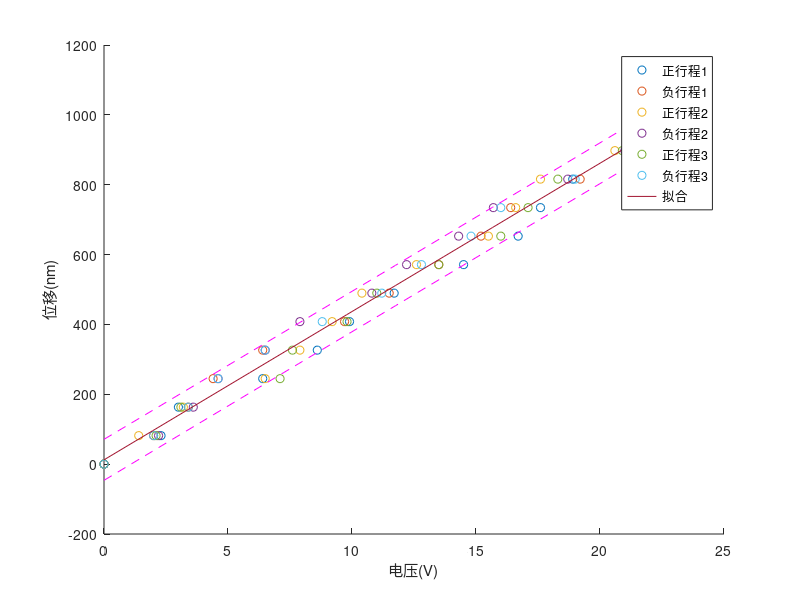

The MATLAB source for this figure:
% 该文件用于处理数据，详情查看README文件
clc;
clear;

% 波长
lamuda = 652.8;

%记录数据
x11 = [0,2.3,3.0,6.4,8.6,9.9,11.7,14.5,16.7,17.6,18.9,21.7,23.5];%正行程位移变化时电压
x12 = [0,2.0,3.4,4.4,6.4,9.7,11.5,13.5,15.2,16.4,19.2,21.5,23.3];%负行程位移变化时电压

x21 = [0,1.4,3.2,6.5,7.9,9.2,10.4,12.6,15.5,16.6,17.6,20.6,22.3];%正行程位移变化时电压
x22 = [0,2.2,3.6,4.6,6.5,7.9,10.8,12.2,14.3,15.7,18.7,21,22.3];%负行程位移变化时电压

x31 = [0,2.1,3.1,7.1,7.6,9.8,11.0,13.5,16.0,17.1,18.3,20.9,22.5];
x32 = [0,2.0,3.4,4.6,6.5,8.8,11.2,12.8,14.8,16.0,19.0,21.3,22.5];

x = (0:x11(1,13)/12:x11(1,13));
y = lamuda/8*(0:1:12); %计算测量出的理论位移

%曲线拟合
[p1,S1] = polyfit([x11,x12,x21,x22,x31,x32],[y,y,y,y,y,y],1);
[y_fit,delta] = polyval(p1,x,S1);
corrcoef([x11,x12,x21,x22,x31,x32],[y,y,y,y,y,y])%计算相关系数并输出

% 画第1次测量曲线
hold on;
plot(x11,y,'o');
plot(x12,y,'o');
plot(x21,y,'o');
plot(x22,y,'o');
plot(x31,y,'o');
plot(x32,y,'o');
plot(x,y_fit);
plot(x,y_fit+2*delta,'m--',x,y_fit-2*delta,'m--')
legend('正行程1','负行程1','正行程2','负行程2','正行程3','负行程3','拟合');
xlabel('电压(V)');
ylabel('位移(nm)');
hold off;

fprintf("标准差delta = %.2fnm\n",delta(1));

